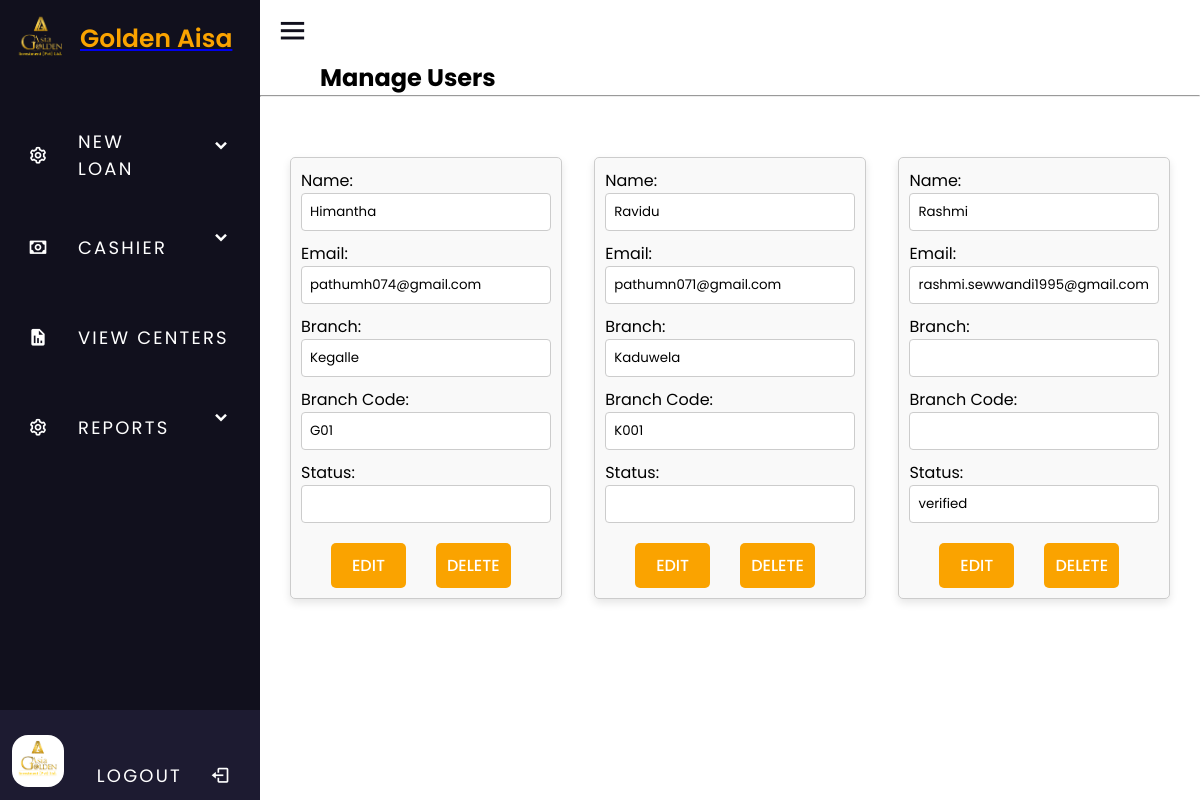
Screenshot of /manage_ex.php with the database file from the repository.
### tables this page shows
CREATE TABLE `usertable` (
  `bname` varchar(255) NOT NULL,
  `bcode` varchar(255) NOT NULL,
  `id` int(11) NOT NULL,
  `name` varchar(255) NOT NULL,
  `email` varchar(255) NOT NULL,
  `password` varchar(255) NOT NULL,
  `code` mediumint(50) NOT NULL,
  `status` text NOT NULL
);

### manage_ex.php (the view, shortened to what this page needs)
<?php
$link = 'newloan.php';
?>
<!DOCTYPE html>
<html lang="en">
<head>
<link rel="stylesheet" href="styledash.css">
  <link href='https://unpkg.com/boxicons@2.0.7/css/boxicons.min.css' rel='stylesheet'>
</head>
<body>
  <div class="home">
    <div class="sidebar ">
      <div class="logo">
      <a href="index.php">
        <img src="logo.png" alt="Logo" style="width: 100px; position: absolute; top: 10px; left: 10px;">
      </div>
      <div class="logo-details">
      <a href="index.php">
        <span class="logo_name"> Golden Aisa</span>
      </div>
      <ul class="nav-links">
      <li>
      <div class="iocn-link">
      <a href="<?php echo htmlspecialchars($link); ?>">
        <i class='bx bx-cog'></i>
        <span class="link_name">New Loan</span>
    </a>
      <i class='bx bxs-chevron-down arrow' ></i>
    </div>
      </li>
      <li>
    <div class="iocn-link">
      <a href="cashier.php">
        <i class='bx bx-money'></i>
        <span class="link_name">Cashier</span>
      </a>
      <i class='bx bxs-chevron-down arrow' ></i>
    </div>
  </li>
      <li>
        <div class="iocn-link">
        <a href="center.php">
            <i class='bx bxs-report' ></i>
            <span class="link_name">View Centers</span>
          </a>
        </div>
  </li>
  <li>
    <div class="iocn-link">
      <a href="#">
        <i class='bx bx-cog' ></i>
        <span class="link_name">Reports</span>
      </a>
      <i class='bx bxs-chevron-down arrow'></i>
    </div>
  </li>
    <li>
      <a href="login-user.php">
        <div class="profile-details">
          <div class="profile-content">
            <img src="image1.png" alt="profileImg">
          </div>
          <div class="name-job">
          <a href="login-user.php" class="logout-link">
    <span class="link_name">Logout</span>
    <i class='bx bx-log-out'></i>
  </a>
          </div>
        </div>
      </a>
    </li>
  </ul>
</div>
<section class="home-section">
      <div class="home-content">
    <i class='bx bx-menu'></i>
</div>
<div>
    <h1> Manage Users</h1>
    <hr>
</div>
<div>
<?php
require "connecton.php";
$query = "SELECT * FROM usertable ";
$result = mysqli_query($con, $query);
if (mysqli_num_rows($result) > 0) {
    echo "<div class='user-container'>";
    while ($row = mysqli_fetch_assoc($result)) {
        echo "<div class='user-card'>";
        echo "<form action='manage_ex.php' method='post'>";
        echo "Name: <input type='text' name='name' value='" . $row['name'] . "'><br>";
        echo "Email: <input type='text' name='email' value='" . $row['email'] . "'><br>";
        echo "Branch: <input type='text' name='bname' value='" . $row['bname'] . "'><br>";
        echo "Branch Code: <input type='text' name='bcode' value='" . $row['bcode'] . "'><br>";
        echo "Status: <input type='text' name='status' value='" . $row['status'] . "'><br>";
        echo "<button type='submit' name='action' value='edit' onclick='return confirmEdit()'>Edit</button>";
        echo "<button type='submit' name='action' value='delete'>Delete</button>";
        echo "</form>";
        echo "</div>";
    }
    echo "</div>";
} else {
    echo "No user found.";
}
?>
</div>
</body>
</html>

### styledash.css (style rules this page uses)
* { margin: 0; padding: 0; box-sizing: border-box; font-family: 'Poppins', sans-serif; }
.sidebar { position: fixed; font-family: 'Roboto', sans-serif, Poppins; font-size: 25px; top: 0; left: 0; height: 100%; width: 260px; background: #11101d; z-index: 100; transition: all 0.5s ease; }
.logo img { width: 300px; position: absolute; top: 10px; left: 10px; }
.sidebar .logo-details .logo_name { margin-top: 50px; margin-left: 80px; font-size: 25px; color: #FAA300; font-weight: 600; transition: 0.3s ease; transition-delay: 0.1s; }
.sidebar .nav-links { height: 100%; padding: 30px 0 150px 0; overflow: auto; }
.sidebar .nav-links li { font-size: 24px; position: relative; list-style: none; transition: all 0.4s ease; }
.sidebar .nav-links li .iocn-link { display: flex; align-items: center; justify-content: space-between; }
.sidebar .nav-links li i { height: 50px; min-width: 78px; text-align: center; line-height: 50px; color: #fff; font-size: 20px; cursor: pointer; transition: all 0.3s ease; }
.sidebar .nav-links li a { text-transform: uppercase; margin-top: 20px; display: flex; align-items: center; text-decoration: none; letter-spacing: 2.2px; }
body>div>div>ul>li { margin-top: 20px; }
.sidebar .nav-links li a .link_name { font-size: 18px; font-weight: 400; color: #fff; transition: all 0.4s ease; }
body>div>div>ul>li>a { margin-top: 15px; }
.sidebar .profile-details { position: fixed; bottom: 0; height: 90px; width: 260px; display: flex; align-items: center; justify-content: space-between; background: #1d1b31; padding: 12px 0; transition: all 0.5s ease; }
.sidebar .profile-details img { height: 52px; width: 52px; object-fit: cover; border-radius: 16px; margin: 0 14px 0 12px; background: #1d1b31; transition: all 0.5s ease; }
.home-section { position: relative; width: 100%; height: 100vh; }
.home-section::before { min-height: 100%; content: ''; position: fixed; top: 0; left: 0; right: 0; bottom: 0; background: url(login.jpg) no-repeat center center/cover; opacity: 0.1; z-index: -1; }
.home-content, .home-content i { position: relative; z-index: 1; }
.home-section { position: relative; height: 100vh; left: 260px; width: calc(100% - 260px); transition: all 0.5s ease; }
.home-section .home-content { height: 60px; display: flex; align-items: center; }
.home-section .home-content .bx-menu, .home-section .home-content .text { color: #11101d; font-size: 35px; }
.home-section .home-content .bx-menu { margin: 0 15px; cursor: pointer; }
body>div>div>div.logo-details { margin-top: 20px; }

### manage_ex.php (style rules this page uses)
.user-container { display: flex; flex-wrap: wrap; justify-content: space-between; gap: 20px; }
body > div > section > div:nth-child(3) { margin-left:30px; margin-right:30px; margin-top:60px; }
.user-card { flex: 0 1 calc(32% - 10px); border: 1px solid #ccc; border-radius: 5px; padding: 10px; background-color: #f9f9f9; box-shadow: 0 4px 8px rgba(0, 0, 0, 0.1); }
.user-card input[type="text"] { width: 100%; margin-bottom: 10px; padding: 8px; box-sizing: border-box; border: 1px solid #ccc; border-radius: 4px; }
.user-card button { width:30%; font-weight:500; text-transform:uppercase; padding: 10px; background-color: #FAA300; color: white; border: none; border-radius: 5px; cursor: pointer; font-size: 16px; margin-top: 10px; gap: 20px; }
body > div > section > div > div > div> form > button { margin-left:30px; }
body > div > section > div:nth-child(2) > h1 { margin-left:60px; }

### rows the page displays
usertable: name "Himantha", email "pathumh074@gmail.com", bname "Kegalle", bcode "G01"
usertable: name "Ravidu", email "pathumn071@gmail.com", bname "Kaduwela", bcode "K001"
usertable: name "Rashmi", email "rashmi.sewwandi1995@gmail.com", status "verified"
